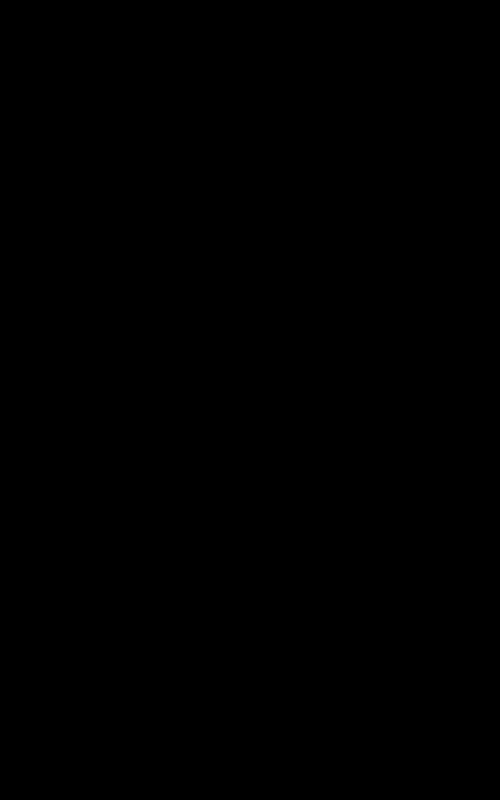
Frame 1 (no input)
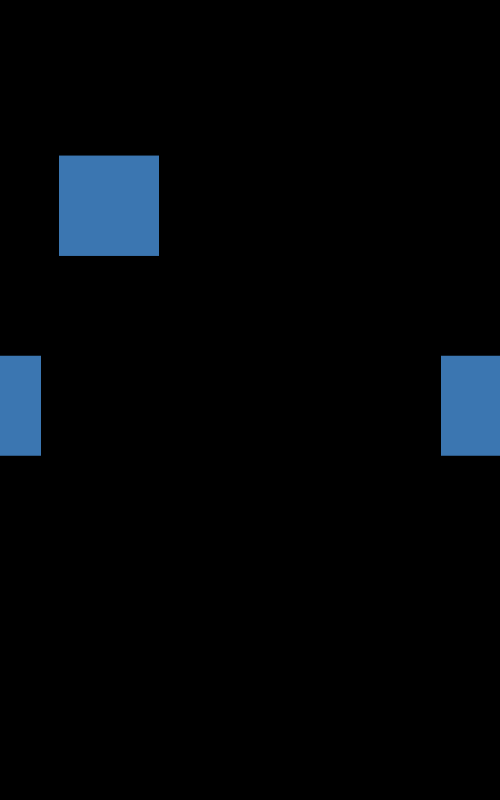
Frame 60 (the mouse pressed at the canvas centre just before this capture)
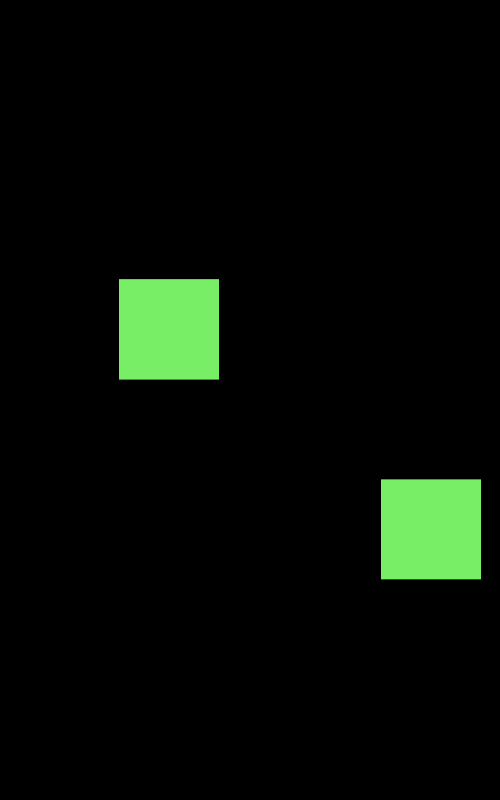
Frame 120 (the mouse held since frame 60 and released just before this capture)

The Processing sketch that drew these frames (run headless with seeded random() and noise(); from frame 60 on, the mouse is pressed at the canvas centre):

// Processing sketch: ex1_5
// ── ex1_5.pde
    int i;
    int j;
  
    int a;
    int b;
    
    float phase;
    
    
    int red;
    int green;
    int blue;
    
    void setup ()
      {
      size(500,800); 
      i=0;
      j=0;
     a=500;
     b=0;
     
     red=0;
     green=0;
     blue=0;
     
     phase=0;
     
     
      }
      
      void draw()
      {
        background(0);
            
          noStroke();
      
        fill(red,green,blue);
       red= red+1;
       green= green+2;
        blue= blue+3;
        if (red==255)red=0;
        if (green==255)green=0;
        if (blue==255)blue=0;
        
        phase= phase +.06;
        
 
        
        rect(i++,100*sin(phase)+200,100,100);
        if (i ==500) i=0;
        rect (j++,100*sin(phase)+200,100,100); 
        if (i ==400) j=-100;
        
         
      rect(a--,100*sin(phase)+400,100,100);
      if (a ==-100) a=400;   
      
      rect(b--,100*sin(phase)+400,100,100);
      if (a==0) b=500;
        
        
       println(a);
       println(b);
    
         frameRate(100);
      }
